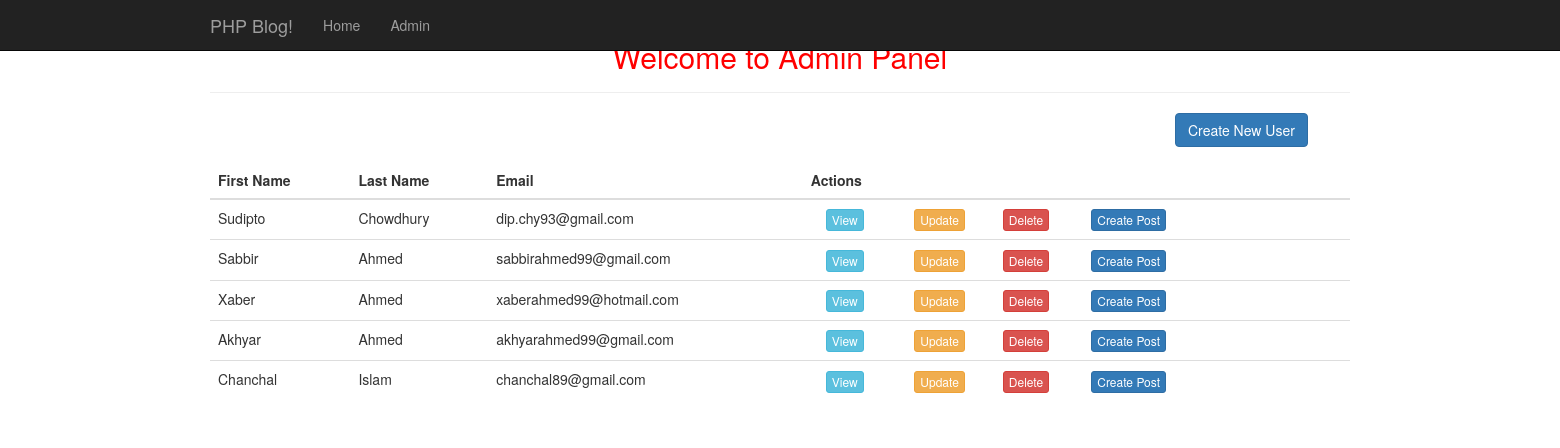
/user, run on the app's committed database.
### tables this page shows
CREATE TABLE `users` (
  `id` int(11) NOT NULL AUTO_INCREMENT,
  `first_name` varchar(200) NOT NULL,
  `last_name` varchar(200) NOT NULL,
  `email` text NOT NULL,
  PRIMARY KEY (`id`)
);

### app/controllers/UserController.php (called while the page is built, shortened)
<?php
class UserController extends Controller
{
	public function index()
	{
		return $this->app->loadView('users.index', [
			'users' => (new User)->getUsers()
		]);
	}
}

### public/index.php (called while the page is built)
<?php
$app = require __DIR__.'/../bootstrap/Application.php';
$app->handle(require __DIR__.'/../bootstrap/Request.php');

### bootstrap/Request.php (called while the page is built, shortened)
<?php
class Request
{
	protected $scheme = null;
	protected $domain = null;
	public function setScheme($server)
	{
		return $this->scheme = 'http';
	}
	public function getScheme()
	{
		return $this->scheme;
	}
	public function setDomain($server)
	{
		return $this->domain = $server['HTTP_HOST'];
	}
	public function getDomain()
	{
		return $this->domain;
	}
}
return new Request;

### app/models/User.php (called while the page is built, shortened)
<?php
class User
{
	public function __construct()
	{
		$this->db = Connection::make();
	}
	public function getUsers()
	{
		$statement = $this->db->prepare('select * from users');
		$statement->execute();
		$result = $statement->fetchAll();
		return $result;
	}
}

### app/models/Connection.php (called while the page is built, shortened)
<?php
class Connection
{
	static $connection = null;
	public static function make()
	{
		if(is_null(static::$connection)) {
			try {
				$dsn = 'mysql:host=localhost;dbname=phpws';
				static::$connection = new PDO($dsn, 'root', 'dip123', [
					PDO::ATTR_DEFAULT_FETCH_MODE => PDO::FETCH_ASSOC,
					PDO::ATTR_ERRMODE => PDO::ERRMODE_EXCEPTION
				]);
			} catch(\PDOException $e) {
				var_dump($e) && exit;
			}
		}
		return static::$connection;
	}
}

### app/views/users.index.php (the view)
<?php $this->loadView('header'); ?>
<div class="page-header"><h2 style="text-align: center; color: red">Welcome to Admin Panel</h2></div>
<div class="col-md-6 col-md-offset-10">
	<form method="POST" action="<?php echo $this->url('user/create'); ?>">
		<div class="form-group">
			<input type="submit" name="submit" value="Create New User" class="btn btn-primary">
		</div>
	</form>
</div>
<table class="table">
	<thead>
		<tr>
			<th>First Name</th>
			<th>Last Name</th>
			<th>Email</th>
			<th>Actions</th>
		</tr>
	</thead>
	<tbody>
		<?php foreach($users as $user): ?>
			<tr>
				<td><?php echo $user['first_name']; ?></td>
				<td><?php echo $user['last_name']; ?></td>
				<td><?php echo $user['email']; ?></td>
				<td>
				<div class="col-md-2">
	              <form method="POST" action="<?php echo $this->url('user/show', $user['id']); ?>">
	                  <input type="submit" value="View" role="button" class="btn btn-info btn-xs">
	              </form>
	          	</div>
	          	<div class="col-md-2">
	              <form method="POST" action="<?php echo $this->url('user/update', $user['id']); ?>">
	                  <input type="submit" value="Update" role="button" class="btn btn-warning btn-xs">
	              </form>
	          	</div>
	         	 <div class="col-md-2">
	              <form method="POST" action="<?php echo $this->url('user/delete', $user['id']); ?>">
	                  <input type="submit" value="Delete" role="button" class="btn btn-danger btn-xs">
	              </form>
	          	</div>
	          	<div class="col-md-2">
	              <form method="POST" action="<?php echo $this->url('post/create', $user['id']); ?>">
	                  <input type="submit" value="Create Post" role="button" class="btn btn-primary btn-xs">
	              </form>
	         	</div>
				</td>
			</tr>
		<?php endforeach; ?>
	</tbody>
</table>
<?php $this->loadView('footer'); ?>

### bootstrap/Application.php (shortened to what this page needs)
<?php
class Application
{
	protected $basePath = null;
	protected $appPath = null;
	protected $controllerPath = null;
	protected $viewPath = null;
	public $request = null;
	protected function registerLoader()
	{
		spl_autoload_register(function($className) {
			if(strpos($className, 'Controller') !== false) {
				if(file_exists($class = $this->controllerPath.$className.'.php')) {
					return require $class;
				}
			}
			$ds = DIRECTORY_SEPARATOR;
        	$dir = realpath(__DIR__.'/../');
	        $className = str_replace('\\', $ds, $className);
	        $file = "{$dir}{$ds}{$className}.php";
	        if (file_exists($file)) {
	        	return require $file;
	        }
		});
	}
	public function setBasePath()
	{
		$this->basePath = realpath(__DIR__.'/..');
	}
	public function getBasePath()
	{
		return $this->basePath;
	}
	public function setAppPath()
	{
		$this->appPath = $this->getBasePath().'/app/';
	}
	public function getAppPath()
	{
		return $this->appPath;
	}
	public function setControllerPath()
	{
		$this->controllerPath = $this->appPath.'controllers/';
	}
	public function setViewPath()
	{
		$this->viewPath = $this->getAppPath().'views/';
	}
	public function getViewPath()
	{
		return $this->viewPath;
	}
	public function url($path = '', $params = [])
	{
		$cleanPath = trim($path, '/');
		$url = $this->request->getScheme().'://';
		$url.= $this->request->getDomain().'/'.$cleanPath;
		$params = is_array($params) ? $params : [$params];
		$url.= '/' . implode('/', $params);
		return trim($url, '/');
	}
	public function loadView($viewName, $data = [])
	{
		$viewPath = $this->getViewPath().$viewName.'.php';
		if(file_exists($viewPath)) {
			extract($data);
			require $viewPath;
		}
		else {
			exit('View Not Found.');
		}
	}
	public function handle(Request $request)
	{
		$this->request = $request;
		list($controller, $function, $params) = $this->getAction($request->getUri());
		$instance = new $className($this);
		if(method_exists($instance, $function)) {
			return $this->response(
				call_user_func_array([$instance, $function], $params)
			);
		}
		throw new Exception("Http Not Found.", 404);
	}
	public function getAction($uri)
	{
		$uri = explode('/', trim($uri, '/'));
		$uri = array_filter($uri);
		$controller = !count($uri) ? 'home' : array_shift($uri);
		$function = count($uri) ? array_shift($uri) : 'index';
		return [$controller, $function, $uri];
	}
}
return new Application;

### app/views/header.php (shortened to what this page needs)
<!DOCTYPE html>
<html>
	<head>
		<link rel="stylesheet" href="https://maxcdn.bootstrapcdn.com/bootstrap/3.3.7/css/bootstrap.min.css">
		<link rel="stylesheet" href="http://getbootstrap.com/examples/sticky-footer-navbar/sticky-footer-navbar.css">
	</head>
	<body>
		<nav class="navbar navbar-inverse navbar-fixed-top">
	      <div class="container">
	        <div class="navbar-header">
	          <a class="navbar-brand" href="/">PHP Blog!</a>
	        </div>
	        <div id="navbar" class="collapse navbar-collapse">
	          <ul class="nav navbar-nav">
	            <li><a href="<?php echo $this->url('/post') ?>">Home</a></li>
	            <li><a href="<?php echo $this->url('/user') ?>">Admin</a></li>
	          </ul>
	        </div>
	      </div>
	    </nav>
		<div class='container'>

### data on the page
users: first_name "Sudipto", last_name "Chowdhury", email "dip.chy93@gmail.com"
users: first_name "Sabbir", last_name "Ahmed", email "sabbirahmed99@gmail.com"
users: first_name "Xaber", last_name "Ahmed", email "xaberahmed99@hotmail.com"
users: first_name "Akhyar", last_name "Ahmed", email "akhyarahmed99@gmail.com"
users: first_name "Chanchal", last_name "Islam", email "chanchal89@gmail.com"
